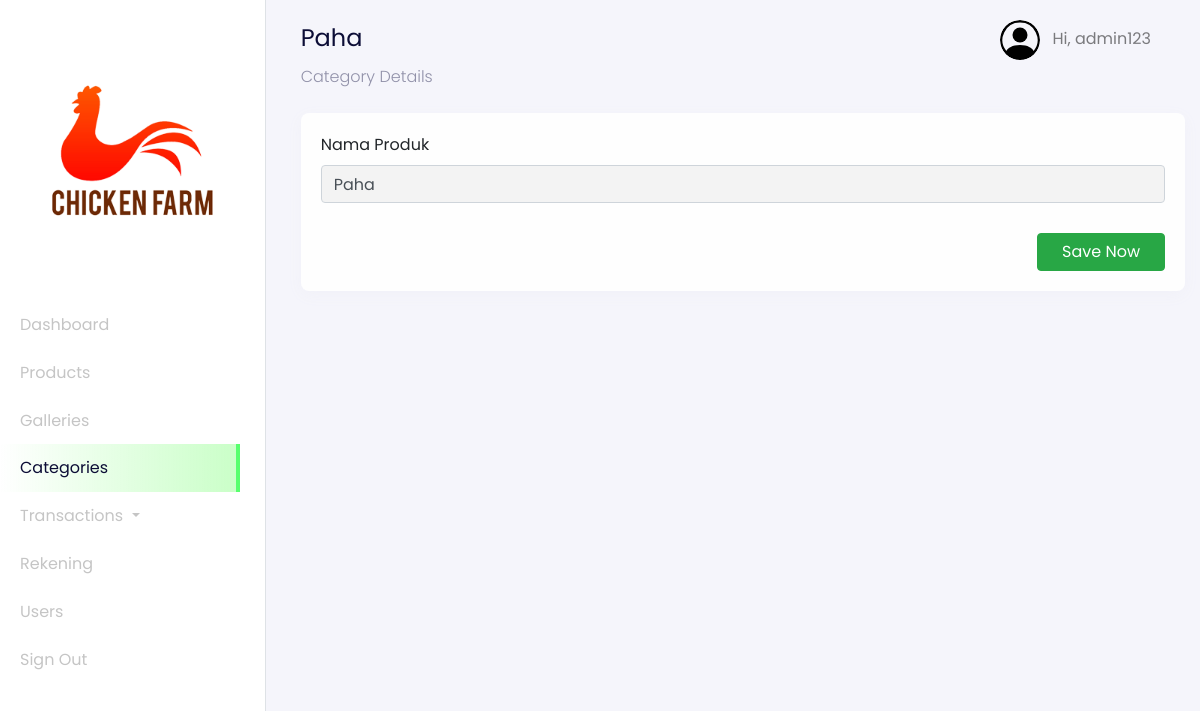
Page /admin?page=categories-details&id=1 (signed in) on the committed database.
### tables this page shows
CREATE TABLE `users` (
  `id_user` int(11) NOT NULL,
  `name` varchar(255) NOT NULL,
  `email` varchar(255) NOT NULL,
  `password` varchar(255) NOT NULL,
  `address` text DEFAULT NULL,
  `phone_number` varchar(255) NOT NULL,
  `postal_code` varchar(191) NOT NULL,
  `roles` varchar(255) NOT NULL
);

CREATE TABLE `categories` (
  `id` int(11) NOT NULL,
  `category_name` varchar(255) NOT NULL,
  `slug` varchar(255) NOT NULL
);

### config/config.php (called while the page is built, shortened)
<?php
$host = 'localhost';
$user = 'root';
$password = '';
$dbname = 'daging_online';
$conn = mysqli_connect($host, $user, $password, $dbname);
function query($query)
{
    global $conn;
    $result = mysqli_query($conn, $query);
    $rows = [];
    while ($row = mysqli_fetch_assoc($result)) {
        $rows[] = $row;
    }
    return $rows;
}
?>

### admin/dashboard-categories-details.php (the view, shortened to what this page needs)
<?php
$id = $_GET["id"];
$categories = query("SELECT * FROM categories WHERE id = $id")[0];
?>
<nav
  class="navbar navbar-expand-lg navbar-light navbar-store fixed-top"
  data-aos="fade-down"
>
  <div class="container-fluid">
    <div class="collpase navbar-collapse" id="navbarResponsive">
      <ul class="navbar-nav d-none d-lg-flex ml-auto">
        <li class="nav-item dropdown">
          <a
            href="#"
            class="nav-link"
            id="navbarDropdown"
            role="button"
            data-toggle="dropdown"
          >
          <img
              src="../assets/images/person-circle.svg"
              alt="profile"
              height="40px"
              class="rounded-circle mr-2 profile-picture"
            />
            <?php
              $id_user = $_SESSION['user'];
              $user = query("SELECT * FROM users WHERE id_user = $id_user")[0];
            ?>
            Hi, <?= $user["name"]; ?>
          </a>
        </li>
      </ul>
    </div>
  </div>
</nav>
<div
  class="section-content section-dashboard-home"
  data-aos="fade-up"
>
  <div class="container-fluid">
    <div class="dashboard-heading">
      <h2 class="dashboard-title"><?= $categories["category_name"]; ?></h2>
      <p class="dashboard-subtitle">Category Details</p>
    </div>
    <div class="dashboard-content">
      <div class="row">
        <div class="col-12 mt-2">
          <form action="" method="POST" enctype="multipart/form-data">
            <div class="card">
              <div class="card-body">
                <div class="row">
                  <div class="col-md-12">
                    <div class="form-group">
                      <label for="name">Nama Produk</label>
                      <input type="text" id="name" class="form-control"  name="name" value="<?= $categories["category_name"]; ?>">
                    </div>
                  </div>
                </div>
                <div class="row">
                  <div class="col-12 text-right">
                    <button
                      type="submit"
                      name="updateCategory"
                      class="btn btn-success px-4"
                    >
                      Save Now
                    </button>
                  </div>
                </div>
              </div>
            </div>
          </form>
        </div>
      </div>
    </div>
  </div>
</div>

### rows in the picture
users: name "admin123"
categories: category_name "Paha", name "Paha"
